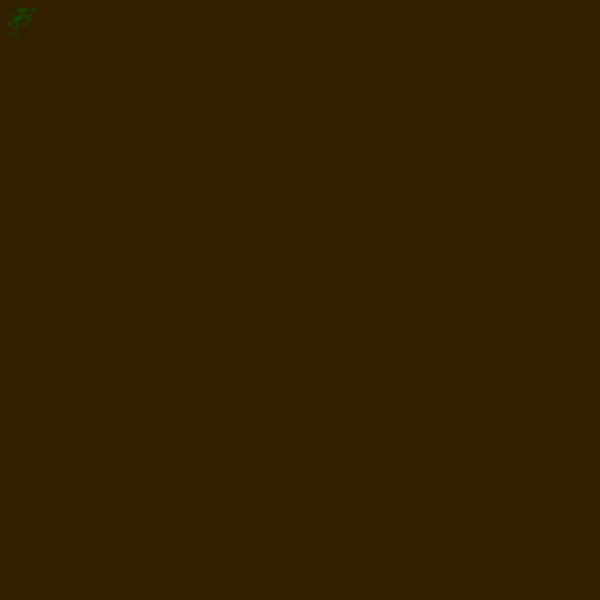
Frame 1 (no input)
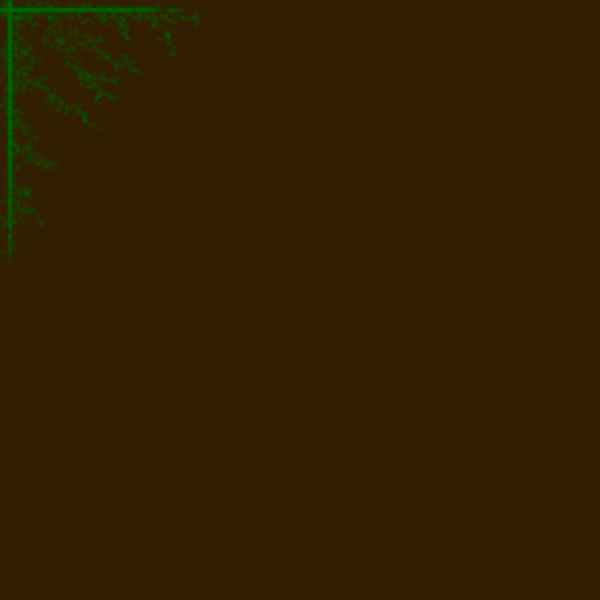
Frame 60 (no input)
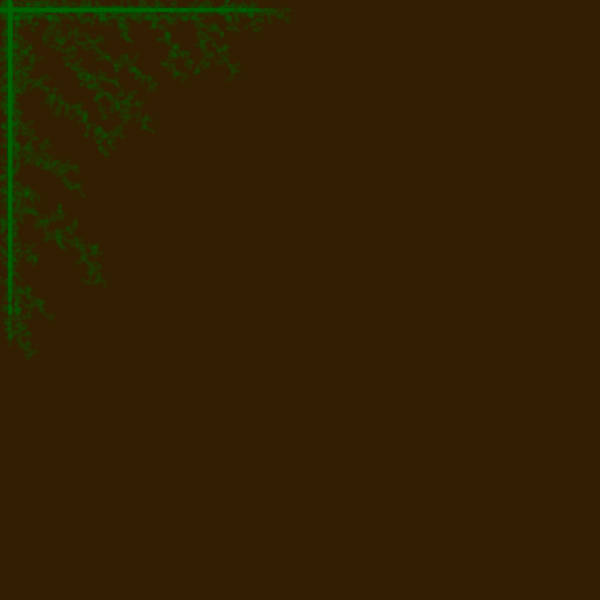
Frame 120 (the mouse pressed at the canvas centre since frame 60)

The p5.js sketch that drew these frames (run headless with seeded random() and noise() and a simulated clock; from frame 60 on, the mouse is pressed at the canvas centre):

// p5.js sketch
// ── sketch.js
let particles = [];
let noParticles = 1;
let maxParticles = 100000;
let speed = 50;
let size = 600;
let occupied = [];

function setup() {
  createCanvas(size, size);
  for (let i = 0; i < size; i++) {
    occupied[i] = [];
    for (let j = 0; j < size; j++) occupied[i][j] = false;
  }
  particles[0] = new particle(20, 20);
  particles[0].setDone();
  //particles[1]=new particle(width/2,10);
  //particles[1].setDone();
  background(50,30,0);
}

function draw() {
  stroke(0,100,0,40);
  //console.log(random(-1,1));
  //console.log(noParticles)
  for (let i = 0; i < speed; i++) {
    if(noParticles>=maxParticles) continue;
    //background(220);
    particles[noParticles] = new particle(0,0);
    particles[noParticles].initPos();
    while (!particles[noParticles].done) particles[noParticles].update();
    particles[noParticles].show();
    noParticles++;
  }
  /*for (let p of particles) {
    p.show();
    // console.log(particles.length);
  }*/
}
// ── particle.js
class particle {
  constructor(x, y) {
    this.pos = createVector(floor(x), floor(y));
    this.vel = createVector(0, 0);
    this.done = false;
    this.size = 5;
  }

  initPos() {
    let r = floor(random(0, 4));
    if (r == 0) this.pos = createVector(10, random(height));
    if (r == 1) this.pos = createVector(width - 10, random(height));
    if (r == 2) this.pos = createVector(random(width), 10);
    if (r == 3) this.pos = createVector(random(width), height - 10);
    this.pos = createVector(floor(this.pos.x), floor(this.pos.y));
  }

  update() {
    if (this.done) return;
    let range = 10;
    //console.log(random(-1,1));
    let xOff = random(-1, 1) * range;
    let yOff = random(-1, 1) * range;
    this.vel.x = xOff;
    this.vel.y = yOff;
    this.pos.add(this.vel);
    this.pos.x=floor(this.pos.x);
    this.pos.y=floor(this.pos.y);
    if (!this.check(this.pos.x, this.pos.y)) {
      this.initPos();
    }
    if (this.collides()) this.setDone();
  }

  show() {
    strokeWeight(this.size);
    point(this.pos.x, this.pos.y);
  }

  collides() {
    /*if (!this.check(this.pos.x, this.pos.y)) {
      this.pos.x = -width * 10;
      this.pos.y = -height * 10;
      this.done = true;
      return true;
    }*/
    return occupied[this.pos.x][this.pos.y];
  }

  distSq(a, b, c, d) {
    return (a - c) * (a - c) + (b - d) * (b - d);
  }

  setDone() {
    this.done = true;
    for (let i = 0; i < this.size; i++)
      for (let j = 0; j < this.size; j++)
        if (i * i + j * j < this.size * this.size) {
          //console.log(this.pos.x,this.pos.y,i,j);
          if (this.check(this.pos.x + i, this.pos.y + j)) occupied[this.pos.x + i][this.pos.y + j] = true;
          if (this.check(this.pos.x - i, this.pos.y + j)) occupied[this.pos.x - i][this.pos.y + j] = true;
          if (this.check(this.pos.x + i, this.pos.y - j)) occupied[this.pos.x + i][this.pos.y - j] = true;
          if (this.check(this.pos.x - i, this.pos.y - j)) occupied[this.pos.x - i][this.pos.y - j] = true;
        }
  }

  check(a, b) {
    if (a <= 0 || b <= 0 || a >= width || b >= height) return false;
    return true;
  }
}
